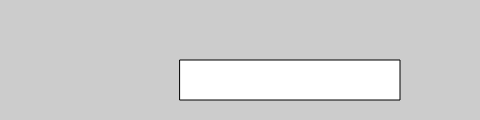
Frame 1 (no input)
Frame 60 (no input): identical to frame 1, image omitted
Frame 120 (the mouse pressed at the canvas centre since frame 60): identical to frame 1, image omitted

The p5.js sketch that drew this single still picture (run headless with seeded random() and noise() and a simulated clock; from frame 60 on, the mouse is pressed at the canvas centre):

// p5.js sketch
// ── sketch.js
function setup() {
	createCanvas(480, 120);
}

function draw() {
  	background(204);
  	rect(180, 60, 220, 40);
}
